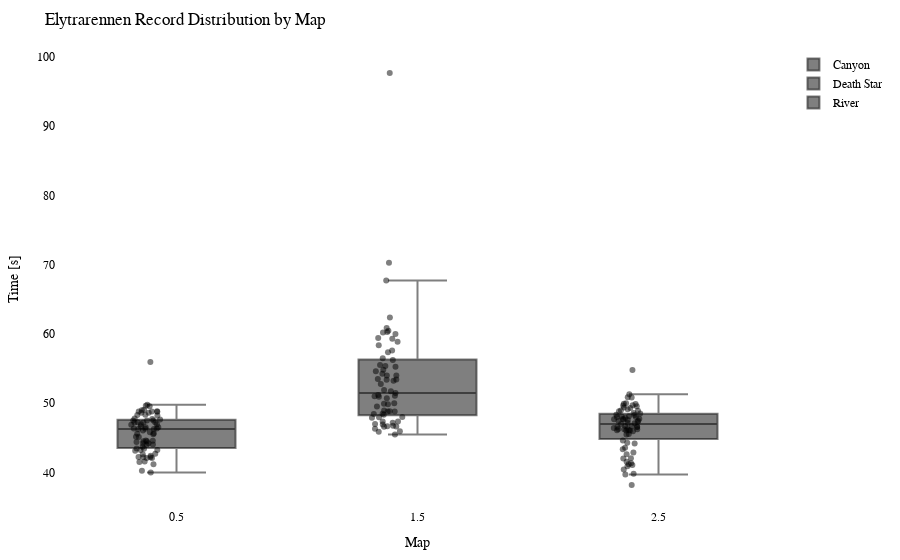

Source (notebook cell):
### Code cell
import plotly.graph_objects as go
import plotly.io as pio

df = getRecordsDataframe(minigame="Elytrarennen")

# Calculate the offset for centering the data points
num_columns = len(df.columns)
offset = 0.5

# Create a Swarm plot using Plotly
fig = go.Figure()

for i, column in enumerate(df.columns):
    x_values = [i + offset] * len(df[column])  # Adjust x-values with offset for horizontal centering
    fig.add_trace(go.Box(x=x_values,
                         y=df[column],
                         name=column,
                         boxpoints='all',
                         pointpos=-0.5,  # Adjust point position to prevent overlapping
                         marker=dict(color='rgba(0,0,0,0.5)', size=6),  # Adjust marker color and size
                         hovertext=df.index,
                         hoverinfo='text+y'))

fig.update_layout(title="Elytrarennen Record Distribution by Map",
                  xaxis=dict(title="Map"),
                  yaxis=dict(title="Time [s]"),
                  showlegend=True,
                  font=dict(family="Arial", size=12, color="black"),  # Customize font
                  plot_bgcolor="white",  # Set background color
                  margin=dict(l=50, r=50, t=50, b=50),  # Adjust margins for better layout
                  )

pio.show(fig)

pio.write_html(fig, "out/elytr_swarm_plot.html")

### Figure 1 — Plotly figure (JSON) as saved in the notebook; plotly's stock layout.template omitted (floating-point values rounded to 4 significant figures; data arrays with more than 128 entries replaced by an {"elided": "..."} marker saying what was removed)
{"data": [{"boxpoints": "all", "hoverinfo": "text+y", "hovertext": {"elided": "146 str values"}, "marker": {"color": "rgba(0,0,0,0.5)", "size": 6}, "name": "Canyon", "pointpos": -0.5, "type": "box", "x": {"elided": "146 float values"}, "y": {"elided": "146 float values"}}, {"boxpoints": "all", "hoverinfo": "text+y", "hovertext": {"elided": "146 str values"}, "marker": {"color": "rgba(0,0,0,0.5)", "size": 6}, "name": "Death Star", "pointpos": -0.5, "type": "box", "x": {"elided": "146 float values"}, "y": {"elided": "146 float values"}}, {"boxpoints": "all", "hoverinfo": "text+y", "hovertext": {"elided": "146 str values"}, "marker": {"color": "rgba(0,0,0,0.5)", "size": 6}, "name": "River", "pointpos": -0.5, "type": "box", "x": {"elided": "146 float values"}, "y": {"elided": "146 float values"}}], "layout": {"font": {"color": "black", "family": "Arial", "size": 12}, "margin": {"b": 50, "l": 50, "r": 50, "t": 50}, "plot_bgcolor": "white", "showlegend": true, "title": {"text": "Elytrarennen Record Distribution by Map"}, "xaxis": {"title": {"text": "Map"}}, "yaxis": {"title": {"text": "Time [s]"}}}}
